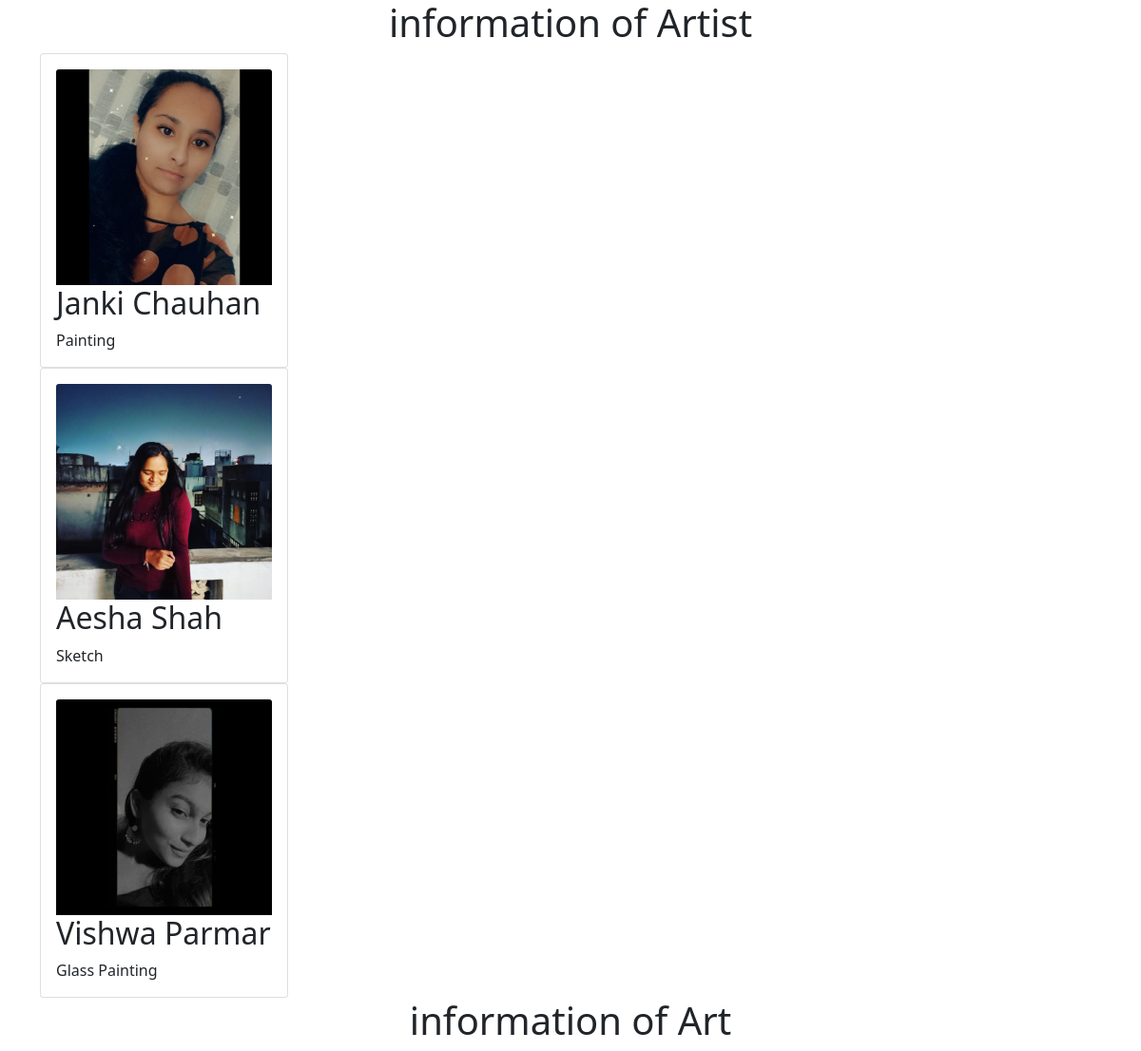
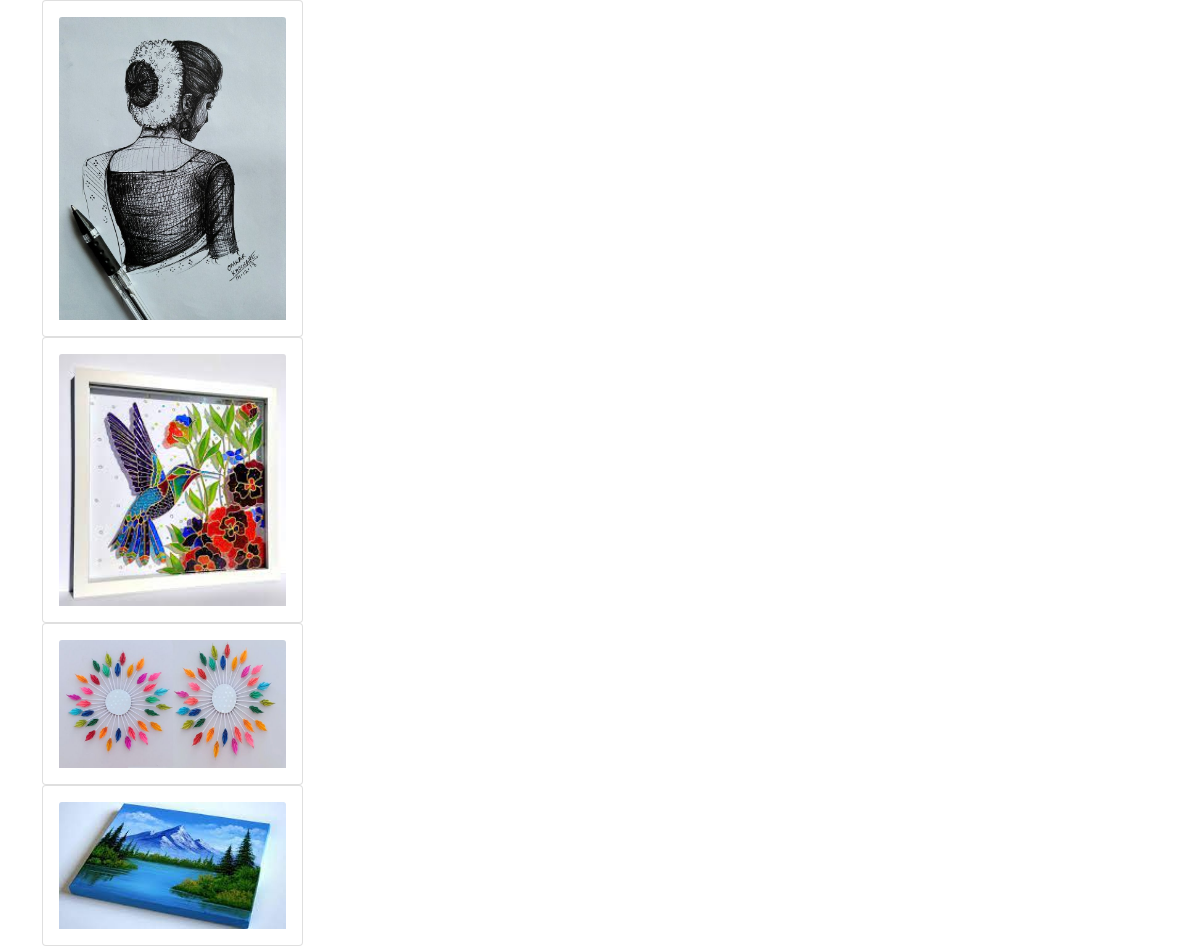
/Artist/infopage.php, run on the app's committed database (2 pictures, top to bottom).
### tables this page shows
CREATE TABLE `artist` (
  `id` int(11) NOT NULL,
  `fname` varchar(256) NOT NULL,
  `lname` varchar(256) NOT NULL,
  `username` varchar(256) NOT NULL,
  `InterestedArts` varchar(256) NOT NULL,
  `email` varchar(256) NOT NULL,
  `password` varchar(256) NOT NULL,
  `date` date NOT NULL,
  `phone` int(15) NOT NULL,
  `address` varchar(256) NOT NULL,
  `image` varchar(256) DEFAULT NULL
);

CREATE TABLE `post` (
  `id` int(11) NOT NULL,
  `post` varchar(256) NOT NULL,
  `uploaded_on` date NOT NULL,
  `email` varchar(256) NOT NULL
);

### Artist/infopage.php (the view, shortened to what this page needs)
<?php
require_once("connection.php");
?>
<!DOCTYPE html>
<html>
<head>
	<link href="https://cdn.jsdelivr.net/npm/bootstrap@5.0.2/dist/css/bootstrap.min.css" rel="stylesheet">
</head>
<body>
	<center>
		<h1>information of Artist</h1>
	</center>
	<div class="container">
		<div class="row">
			<div class="col-md-3">
				<?php
					$query1="select * from artist";
					$query1_run = mysqli_query($dbc,$query1);
					$check_artist = mysqli_num_rows($query1_run) > 0 ;
					if($check_artist)
					{
						while($row = mysqli_fetch_assoc($query1_run))
						{
							?>
							<div class="card">
					<div class="card-body">
						<img src="images/<?php echo $row['image']; ?>" class="card-img-top" alt="image">
						<h2 class="card-title"><?php echo $row['fname']." ".$row['lname'];?></h2>
						<p class="card-text"><?php echo $row['InterestedArts']; ?></p>
					</div>
				</div>
							<?php
						}
					}
					else{
						echo "No Record Found";
					}
				?>
			</div>
		</div>
	</div>
	<center>
		<h1>information of Art</h1>
	</center>
	<div class="container">
		<div class="row">
			<div class="col-md-3">
				<?php
					$query2 ="select * from post";
					$query2_run = mysqli_query($dbc,$query2);
					$check_post = mysqli_num_rows($query2_run) > 0 ;
					if($check_post)
					{
						while($row = mysqli_fetch_assoc($query2_run))
						{
							?>
							<div class="card">
					<div class="card-body">
						<img src="uploads/<?php echo $row['post']; ?>" class="card-img-top" alt="image">
					</div>
				</div>
							<?php
						}
					}
					else{
						echo "No Record Found";
					}
				?>
			</div>
		</div>
	</div>
</body>
</html>

### data on the page
artist: image (picture), fname "Janki", lname "Chauhan", InterestedArts "Painting"
artist: image (picture), fname "Aesha", lname "Shah", InterestedArts "Sketch"
artist: image (picture), fname "Vishwa", lname "Parmar", InterestedArts "Glass Painting"
post: post (picture)
post: post (picture)
post: post (picture)
post: post (picture)
